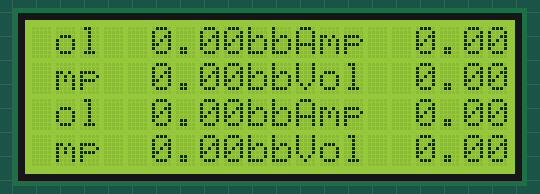
This sketch was run on a simulated Arduino Uno, built with avr-gcc and run on an emulated ATmega328P. Shown: 20×4 character LCD. What the sketch prints to the serial monitor is not drawn.

Above: at 0.6 s.
At 1.4 s:
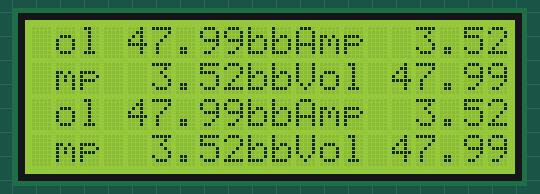

The sketch:

e_bike_wattmeter.ino
```cpp
/*
 Name:		e_bike_wattmeter.ino
 Created:	20.08.2018 20:59:11
 Author:	Administrator
*/
#pragma once
#define _simulation


#include "Arduino.h"
#include "debug.h"
#include "lib/TaskScheduler.h"
#include "variables.h"
#include "helperFunctions.h"
#include "inputs.h"
#include "20x4_lcd_display.h"


void t1Callback();
void hallSensorTriggered();
void readVoltage();
void readCurrent();
void initPages();
void initLcdValues();

Scheduler runner;
page *pages[1];
lcdValue *values[2];
lcdDisplay display;

void taskfunc_updateDisplay() {
	display.refreshCurrentPage();
}
Task t1(2000, 10, &t1Callback);

#define wheelCycleTime 267 //ca. 28kmh

Task simulateHallSensor(wheelCycleTime, TASK_FOREVER, hallSensorTriggered);
Task t_readVoltage(1000, TASK_FOREVER, readVoltage);
Task t_readCurrent(1000, TASK_FOREVER, readCurrent);
Task t_updateLCD(5000, TASK_FOREVER, taskfunc_updateDisplay);


// the setup function runs once when you press reset or power the board
void setup() {
	Serial.begin(115200);
	Serial.println("Scheduler TEST");

	initVariables();

	runner.init();
	Serial.println("Initialized scheduler");

	runner.addTask(t1);
	runner.addTask(t_readCurrent);
	runner.addTask(t_readVoltage);
	runner.addTask(t_updateLCD);
#ifdef _simulation
	runner.addTask(simulateHallSensor);
	simulateHallSensor.enable();
#endif
	t1.enable();
	t_readCurrent.enable();
	t_readVoltage.enable();

	Serial.println("added tasks");

	initLcdValues();
	initPages();
	display.init();


	display.insertPage(pages[0]);
	display.showPage(pages[0]);
	t_updateLCD.enable();

	delay(500);

}

float(*fpt)();

void initLcdValues() {
	dprintf(lvl_trace, String(__func__) + " enter\n");
	values[0] = new lcdValue();
	values[0]->mp = &lastCurrent;
	values[0]->param = new char[4]; /* make sure you check for != NULL in real code */
	values[0]->param = "Amp ";
	dprintf(lvl_verbose, "set lcdvalue 0, param: " + String(values[0]->param) + " \n")

	values[1] = new lcdValue();
	values[1]->mp = &lastVoltage;
	values[1]->param = new char[4]; /* make sure you check for != NULL in real code */
	values[1]->param = "Volt";
	dprintf(lvl_verbose, "set lcdvalue 1, param: " + String(values[1]->param) + " \n")
	dprintf(lvl_trace, String(__func__) + " leave\n");
}

void initPages() {
	dprintf(lvl_trace, String(__func__) + " enter\n");
	pages[0] = new page();
	lcdValue *tmpVal = values[0];
	dprintf(lvl_verbose, "Assign value " + String(tmpVal->param) + "\n");
	pages[0]->lcdval[0] = values[1];
	pages[0]->lcdval[1] = values[0];
	pages[0]->lcdval[2] = values[0];
	pages[0]->lcdval[3] = values[1];
	pages[0]->lcdval[4] = values[1];
	pages[0]->lcdval[5] = values[0];
	pages[0]->lcdval[6] = values[0];
	pages[0]->lcdval[7] = values[1];

	for (int i = 0; i < 8; i++)
		dprintf(lvl_verbose, pages[0]->lcdval[i] ? String(pages[0]->lcdval[i]->param) : "no value\n");

	dprintf(lvl_trace, String(__func__) + " leave\n");
}

// the loop function runs over and over again until power down or reset
void loop() {
	runner.execute();

	//reset speed if we don't move
	if (millis() > lastDistanceMS.getTimestamp() + calcSpeedTimeout()) {
		actSpeed = 0;
	}

	delay(100); //should be fast enough
}

void t1Callback() {
	//do sth
}
```

debug.h
```cpp
#pragma once

#define _debug
#define _enable_trace 1
#define _enable_info 1
#define _enable_warn 1
#define _enable_err 1
#define _enable_verbose 1

#ifdef _debug
	#define dprintf(level, ...) debug_print(level, __VA_ARGS__, 3);
#else
	#define	dprintf(x)
#endif

#ifdef _debug
boolean dbg_vpf = true; //verbose per function, always print verbose if not explicitly disabled


enum debuglevel {
		lvl_none,
		lvl_trace,
		lvl_info,
		lvl_warn,
		lvl_err,
		lvl_verbose
	};

	void debug_print(debuglevel lvl, String str, int shift) {
		switch (lvl) {
		case lvl_none:
			break;
		case lvl_trace:
			if (_enable_trace == 0)
				return;
			break;
		case lvl_info:
			if (_enable_info == 0)
				return;
			for (int i = 0; i < shift; i++) Serial.print(" ");
			break;
		case lvl_warn:
			if (_enable_warn == 0)
				return;
			Serial.print("!");
			for (int i = 0; i < shift*2; i++) Serial.print(" ");
			break;
		case lvl_err:
			if (_enable_err == 0)
				return;
			Serial.print("!!!");
			for (int i = 0; i < shift*3; i++) Serial.print(" ");
			break;
		case lvl_verbose:
			if (_enable_verbose == 0)
				return;
			break;
		default:
			break;
		}
		if((lvl == lvl_verbose && dbg_vpf) || (lvl != lvl_verbose && lvl != lvl_none))
			Serial.print(str);
	}
#endif
```

helperFunctions.h
```cpp
#pragma once

unsigned short calcSpeedTimeout() {
	return (speedThreshold * 1000) / 3.6;
}
```

inputs.h
```cpp
#pragma once

#define CURRENT_UPPER_RANGE 50 //in ampere
#define VOLTAGE_UPPER_RANGE 60 //in volts

/*
	output voltage in analog range 0-1024 (VOLTAGE_LOWER_RANGE-VOLTAGE_UPPER_RANGE)
*/
unsigned short analogReadVoltage() {
	dprintf(lvl_trace, String(__func__) + " enter\n");
	unsigned short ret = 0;
#ifdef _simulation
	ret = 819; //ca. 48V
#else
	dprintf(lvl_err, "real analogRead not implemented yet!")
#endif

	dprintf(lvl_trace, String(__func__) + " leave\n");
	return ret;
}

/*
	output in analog range 0-1024 (CURRENT_LOWER_RANGE-CURRENT_UPPER_RANGE)
*/
unsigned short analogReadCurrent() {
	dprintf(lvl_trace, String(__func__) + " enter\n");
	unsigned short ret = 0;
#ifdef _simulation
	ret = 72; //ca. 3,5A
#else
	dprintf(lvl_err, "real analogRead not implemented yet!");
	ret = 0;
#endif

	dprintf(lvl_trace, String(__func__) + " leave\n");
	return ret;
}

void readVoltage() {
	dprintf(lvl_trace, String(__func__) + " enter\n");
	unsigned short analog_volt = analogReadVoltage();

	// remap value
	float actVolt = (float)analog_volt * VOLTAGE_UPPER_RANGE / 1024;

	lastVoltage.setValue(actVolt);
	dprintf(lvl_info, "Measured voltage: " + String(lastVoltage.getValue()) + "V\n");

	dprintf(lvl_trace, String(__func__) + " leave\n");
}


void readCurrent() {
	dprintf(lvl_trace, String(__func__) + " enter\n");
	unsigned short analog_cur = analogReadCurrent();

	// remap value
	float actCur = (float)analog_cur * CURRENT_UPPER_RANGE / 1024;

	lastCurrent.setValue(actCur);
	dprintf(lvl_info, "Measured current: " + String(lastCurrent.getValue()) + "V\n");

	dprintf(lvl_trace, String(__func__) + " leave\n");
}

void hallSensorTriggered() {
	dprintf(lvl_trace, String(__func__) + " enter\n");
	measurement *lastMS = lastDistanceMS.makeCopy();
	lastDistanceMS.setValue(lastDistanceMS.getValue() + wheelDiameter);
	unsigned long deltaT = lastDistanceMS.getTimestamp() - lastMS->getTimestamp();
	float deltaKM = lastDistanceMS.getValue() - lastMS->getValue();

	float speed = deltaKM * 1000 * 3.6 / deltaT;

	/*
		we only want to count speed values over threshold as for too small values our calculation for wh/km would go through the top
		we don't need to null speed here, loop() does that for us when it's time
	*/
	dbg_vpf = false; //don't output these values
	dprintf(lvl_verbose, "t1 " + String(lastMS->getTimestamp()));
	dprintf(lvl_verbose, " t2 " + String(lastDistanceMS.getTimestamp()));
	dprintf(lvl_verbose, " km1 " + String(lastMS->getValue()));
	dprintf(lvl_verbose, " km2 " + String(lastDistanceMS.getValue()));
	dprintf(lvl_verbose, " deltaT " + String(deltaT));
	dprintf(lvl_verbose, " deltaKM " + String(deltaKM));
	dbg_vpf = true;

	dprintf(lvl_verbose, "calculated speed " + String(speed) + "\n");

	if (speed > speedThreshold) {
		actSpeed = speed;
	}

	delete lastMS;
	dprintf(lvl_trace, String(__func__) + " leave\n");
}
```

variables.h
```cpp
#pragma once
#include "debug.h"

float wheelDiameter = 2.073656; //26"
short speedThreshold = 3;//kmh


class measurement {
public:
	void setValue(float val) {
		value = val;
		timestamp = millis();
	};
	float getValue() {
		return value;
	}
	unsigned long getTimestamp() {
		return timestamp;
	}

	measurement* makeCopy() {
		measurement *tmp = new measurement();
		tmp->value = this->value;
		tmp->timestamp = this->timestamp;
		return tmp;
	}
private:
	unsigned long timestamp;
	float value;
};

measurement lastDistanceMS;
measurement lastVoltage;
measurement lastCurrent;
float actSpeed;

void initVariables() {
	dprintf(lvl_trace, String(__func__) + " enter\n");
	lastDistanceMS.setValue(0);
	lastVoltage.setValue(0);
	lastCurrent.setValue(0);

	actSpeed = 0;
	dprintf(lvl_trace, String(__func__) + " leave\n");
}
```

20x4_lcd_display.h
```cpp
#pragma once

#define LINECOUNT 4
#define COLUMNCOUNT 20

#include "lib/LiquidCrystal_I2C.h"
/*

16x4 LCD Display Interface

Param - Val		Param - Val
Param - Val		Param - Val
Param - Val		Param - Val
Param - Val		Param - Val

[P][P][P][][V][V][V][V][][][P][P][P][][V][V][V][V]
[P][P][P][][V][V][V][V][][][P][P][P][][V][V][V][V]
[P][P][P][][V][V][V][V][][][P][P][P][][V][V][V][V]
[P][P][P][][V][V][V][V][][][P][P][P][][V][V][V][V]

*/


/*
	This function works on nearly the lowerest layer, functions like showPage should call this
	We need to hold all values in an array, so that we can check if a value has changed
	The best solution would be to
		1. build a char array for a whole line
		2. check for each char if it needs to be updated and do so if neccessary
	In order to do so we need a [4][16] array to hold all the chars
*/

/*
	compare the given strings with the chars in allchars[][]
	if single chars differ, update them in the array and refresh the position in the display
	return true if value changed, else false
	int col, column 1 or 2
	int line lines 1-4
	char* param, 2 chars
	char* value, 4 chars
*/
void lcdSetValue(int col, int line, char* param, char* value);


/*
	return the value at the position as char*, so that can be interpreted by the caller
	int col ,column 1 or 2
	int line, lines 1-4
*/
char* lcdGetValue(int col, int line);

/*
	return the parameter string at the position
	int col ,column 1 or 2
	int line, lines 1-4
*/
char* lcdGetParam(int col, int line);


/*
	The above functions make it possible to show some values on the display,
	but additionally we want to have multible pages to show even more values.
	This requires a page class. The page should have 8 lcdValues.
	A lcdValue consists of the parameter name, that is shown in 2 chars and a getValue function pointer,
	which returns the value as float.
*/

class lcdValue {
public:
	char* param;
	measurement *mp;
	char* getWholeString(char string[]);
private:
};

/*
* returns the value as printable string on lcd display (7 chars length)
*/
char* lcdValue::getWholeString(char string[]) {
	dprintf(lvl_trace, String(__func__) + " enter\n");
	dprintf(lvl_info, "lcdValue has param: " + String(param) + " .\n");
	//char string[8];
#ifdef _debug
	//if everything works we shouldn't see a 'd'
	for (int i = 0; i < (COLUMNCOUNT / 2 - 1); i++)
		string[i] = 'd';
	string[(COLUMNCOUNT / 2)-1] = '\0';
#endif
	//temp = &string;
	string[0] = param[0];
	string[1] = param[1];
	string[2] = param[2];
	string[3] = ' ';

	float val = mp->getValue();
	while (val > 999) {
		dprintf(lvl_err, String(__func__) + "unhandled overflow, value too large!!");
		val = val / 10;
	}
	char result[10];
	dtostrf(val, 5, 2, result);
	for (int i = 0; i < 5; i++)
		string[i+4] = result[i];
	dprintf(lvl_verbose, String(__func__) + " build up string "+String(string)+" \n");

	dprintf(lvl_trace, String(__func__) + " leave\n");
	return NULL;
}
/*

Arrangement in the LCD display
lcdval[0] - lcdval[1]
lcdval[2] - lcdval[3]
lcdval[4] - lcdval[5]
lcdval[6] - lcdval[7]
*/
class page {
private:
public:
	char* getWholeLine(int line, char strLine[]);

	lcdValue *lcdval[8];
	/*
		This function should initialize all lcdValues with name and function pointer.
	*/
	void init();
	/*
		This function should go through all lcdValues and call lcdSetValue() for each one
		lcdSetValue() will determine if the display needs to be updated or not.
	*/
	void refresh();

	//we should hold pointers to the next and previous page, optimally in a circle (last element points to the first and the other way round)
	page* prev;
	page* next;
};


// page functions

char* page::getWholeLine(int line, char strLine[]) {
	dprintf(lvl_trace, String(__func__) + " enter\n");
	dprintf(lvl_verbose, "get val" +String(line*2)+" and val" + String(line*2+1) + "\n")
	lcdValue *val1 = lcdval[line * 2];
	lcdValue *val2 = lcdval[line * 2 + 1];
	char strVal1[(COLUMNCOUNT / 2)-1];
	char strVal2[(COLUMNCOUNT / 2)-1];

	//char strLine[COLUMNCOUNT];

#ifdef _debug
	//if everything works, all the A's should be overwritten
	for (int i = 0; i < COLUMNCOUNT; i++)
		strLine[i] = 'A';
#endif


	if (val1) {
		val1->getWholeString(strVal1);
		dprintf(lvl_verbose, ": got strVal1: " + String(strVal1) + "\n");
	}
	if (val2) {
		val2->getWholeString(strVal2);
		dprintf(lvl_verbose, " got strVal2 " + String(strVal2) + "\n");
	}


	for (int i = 0; i < (COLUMNCOUNT/2)-1; i++) {
		if (val1)
			strLine[i] = strVal1[i];
		else
			strLine[i] = 'a';
	}
	strLine[(COLUMNCOUNT / 2)-1] = 'b';
	strLine[(COLUMNCOUNT / 2)] = 'b';
	for (int i = 0; i < (COLUMNCOUNT / 2)-1; i++) {
		if (val2)
			strLine[i + (COLUMNCOUNT / 2) + 1] = strVal2[i]; //believe me  it is the right offset
		else
			strLine[i + (COLUMNCOUNT / 2) + 1] = 'c';
	}
	strLine[COLUMNCOUNT] = '\0';

	dprintf(lvl_verbose, "build line " + String(strLine) + " \n");
	dprintf(lvl_trace, String(__func__) + " leave\n");
	return NULL;
}

/*
	On the highest level we have the LCD display with several pages, menues and so on
*/

class lcdDisplay {
private:
	LiquidCrystal_I2C *lcd;
	void writeChar(char c, int line, int column) {
		lcd->setCursor((uint8_t)column, (uint8_t)line);
		lcd->print(c);
	};
public:
	char allchars[LINECOUNT][COLUMNCOUNT]; //in memory representation of the chars shown on the lcd display
	page *pages;
	page *curPage;
	void init();
	int insertPage(page *pPage);
	int deletePage(page *pPage);
	int showPage(page *pPage);
	int switchNextPage(page *pPage) {
		if (!curPage->next) return -1;
		curPage = curPage->next;
		return 0;
	};

	int switchPrevPage(page *pPage) {
		if (!curPage->prev) return -1;
		curPage = curPage->next;
		return 0;
	};
	int refreshCurrentPage();
	bool pageListEmpty() {
		return (pages == pages->next && pages == pages->prev);
	};
};

// lcd display functions

void lcdDisplay::init() {
	dprintf(lvl_trace, String(__func__) + " enter\n");
	lcd = new LiquidCrystal_I2C(0x27, COLUMNCOUNT, LINECOUNT);
	lcd->init();
	lcd->backlight();
	pages = new page();
	pages->next = pages;
	pages->prev = pages;
	for (int i = 0; i < LINECOUNT; i++) {
		for (int a = 0; a < COLUMNCOUNT; a++) {
			allchars[i][a] = 'x';
		}
	}
	dprintf(lvl_trace, String(__func__) + " leave\n");
}

int lcdDisplay::insertPage(page *pPage) {
	dprintf(lvl_trace, String(__func__) + " enter\n");
	/*
		insert a page after the last page in the list
				->
		page1	<-	page 2

				->			->
		page1	<-	page 3	<- page 2
	*/
	page *lastPage;
	if (pages && pages->prev)
		lastPage = pages->prev;

	lastPage->next = pPage;
	pPage->prev = lastPage;

	pages->prev = pPage;
	pPage->next = pages;
	dprintf(lvl_trace, String(__func__) + " leave\n");
	return 0;
}

/*
	deletes the given page from the list
	return values:
		0: success
		1: list not empty
		2: element not found
*/
int lcdDisplay::deletePage(page *pPage) {
	dprintf(lvl_trace, String(__func__) + " enter\n");
	short ret = 0;
	if (!pageListEmpty()) {
		page *curPage;
		dprintf(lvl_info, String(__func__) + " start searching for page");
		do {
			curPage = pages->next;
			if (curPage == pPage) { //we found the page to delete, need to modify the pointers
				dprintf(lvl_info, String(__func__) + " found page to delete, do so now\n");
				page *prev = curPage->prev;
				page *next = curPage->next;
				prev->next = next;
				next->prev = prev;
				delete curPage;
				ret = 0;
				goto end;
			}
		} while (curPage != pages);
		dprintf(lvl_err, String(__func__) + " the given page was not found\n");
		ret = 2;
		goto end;
	}
	else {
		dprintf(lvl_err, String(__func__) + " cannot delete anything, the list is empty!\n");
		ret = 1;
		goto end;
	}
end:
	dprintf(lvl_trace, String(__func__) + " leave\n");
	return ret;
}

/*
	return:
		0: success
		1: invalid page
*/
int lcdDisplay::showPage(page *pPage) {
	dprintf(lvl_trace, String(__func__) + " enter\n");
	short ret = 0;
	if (pPage == pages) {
		dprintf(lvl_err, String(__func__) + "not a valid page!\n");
		ret = 1;
		goto end;
	}

	curPage = pPage;
	refreshCurrentPage();
end:
	dprintf(lvl_trace, String(__func__) + " leave\n");
	return ret;
}

int lcdDisplay::refreshCurrentPage() {
	dprintf(lvl_trace, String(__func__) + " enter\n");
	for (int i = 0;
		i < LINECOUNT;
		i++) {
		char line[COLUMNCOUNT+1];
		curPage->getWholeLine(i, line);
		dprintf(lvl_verbose, String(__func__) + ": got line " + String(line) +"\n");
		for (int a = 0;
			a < COLUMNCOUNT;
			a++) {
			if (line[a] != allchars[i][a]) {
				dprintf(lvl_info, "found non equal char, replace " + String(allchars[i][a]) + " with " + String(line[a]) + " on " + String(i) + "," + String(a) + "\n");
				allchars[i][a] = line[a];
				writeChar(line[a], i, a);
			}
		}
	}
	dprintf(lvl_trace, String(__func__) + " leave\n");
}
```
